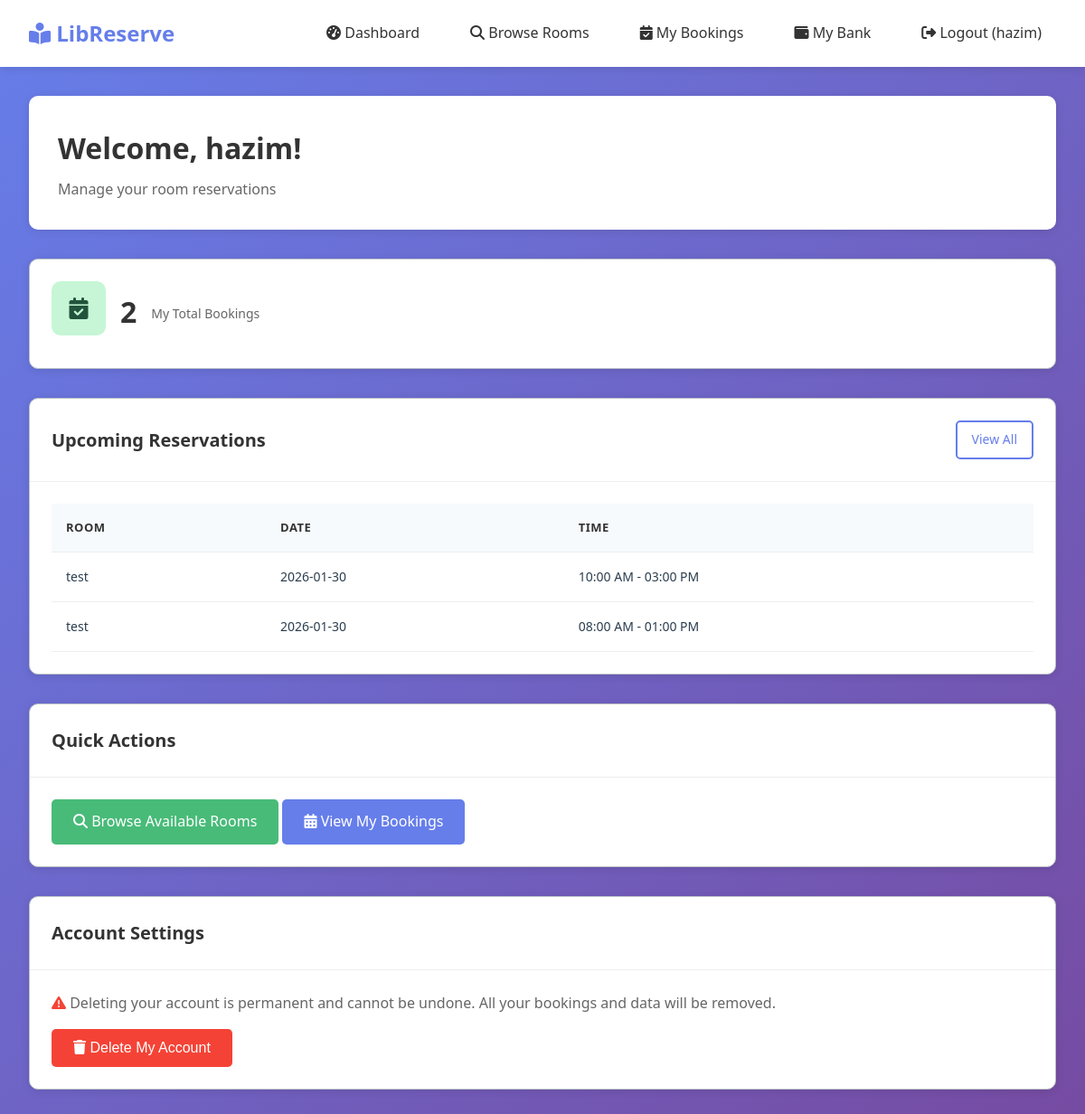
Screenshot of /patron/dashboard (signed in) with the database file from the repository.
### tables this page shows
CREATE TABLE reservations(
        id INTEGER PRIMARY KEY AUTOINCREMENT,
        user_id INTEGER,
        room_id INTEGER,
        date TEXT,
        start_time TEXT,
        end_time TEXT,
        num_people INTEGER,
        status TEXT DEFAULT 'Active'

    , created_at TEXT, updated_at TEXT);

CREATE TABLE rooms(
        id INTEGER PRIMARY KEY AUTOINCREMENT,
        room_name TEXT,
        capacity INTEGER
    , price_per_hour REAL DEFAULT 0.0, status TEXT DEFAULT 'available', created_at TEXT, updated_at TEXT);

### app.py (the view)
@app.route('/patron/dashboard')
def patron_dashboard():
    if 'user_id' not in session or session.get('role') not in ['student', 'patron']:
        return redirect(url_for('login'))
    conn = connect_db()
    cur = conn.cursor()
    cur.execute("SELECT COUNT(*) as total FROM reservations WHERE user_id = ?", (session['user_id'],))
    total_bookings = cur.fetchone()['total']
    cur.execute("""
        SELECT r.*, rm.room_name, rm.price_per_hour
        FROM reservations r
        JOIN rooms rm ON r.room_id = rm.id
        WHERE r.user_id = ? AND r.status IN ('Confirmed', 'Pending')
        ORDER BY r.date DESC, r.start_time DESC
        LIMIT 5
    """, (session['user_id'],))
    upcoming_bookings = cur.fetchall()
    cur.execute("SELECT balance FROM bank WHERE user_id=?", (session['user_id'],))
    balance_row = cur.fetchone()
    balance = balance_row['balance'] if balance_row else 0
    conn.close()
    return render_template('patron/dashboard.html',
                         total_bookings=total_bookings,
                         upcoming_bookings=upcoming_bookings,
                         balance=balance)

### app.py (called while the page is built)
def connect_db():
    conn = sqlite3.connect(DB)
    conn.row_factory = sqlite3.Row
    return conn

### templates/patron/dashboard.html (shortened to what this page needs)
{% extends 'base.html' %}
{% block content %}
<div class="page-header">
    <h1 class="page-title">Welcome, {{ session.username }}!</h1>
    <p class="page-subtitle">Manage your room reservations</p>
</div>
<div class="stats-grid">
    <div class="stat-card">
        <div class="stat-icon green">
            <i class="fas fa-calendar-check"></i>
        </div>
        <div class="stat-value">{{ total_bookings }}</div>
        <div class="stat-label">My Total Bookings</div>
    </div>
</div>
<div class="card">
    <div class="card-header">
        <h3 class="card-title">Upcoming Reservations</h3>
        <a href="{{ url_for('patron_my_bookings') }}" class="btn btn-outline btn-sm">
            View All
        </a>
    </div>
    <div class="card-body">
        {% if upcoming_bookings %}
        <div class="table-container">
            <table>
                <thead>
                    <tr>
                        <th>Room</th>
                        <th>Date</th>
                        <th>Time</th>
                    </tr>
                </thead>
                <tbody>
                    {% for booking in upcoming_bookings %}
                    <tr>
                        <td>{{ booking.room_name }}</td>
                        <td>{{ booking.date }}</td>
                        <td>{{ booking.start_time }} - {{ booking.end_time }}</td>
                    </tr>
                    {% endfor %}
                </tbody>
            </table>
        </div>
        {% endif %}
    </div>
</div>
<div class="card">
    <div class="card-header">
        <h3 class="card-title">Quick Actions</h3>
    </div>
    <div class="card-body">
        <a href="{{ url_for('patron_rooms') }}" class="btn btn-success">
            <i class="fas fa-search"></i> Browse Available Rooms
        </a>
        <a href="{{ url_for('patron_my_bookings') }}" class="btn btn-primary">
            <i class="fas fa-calendar-alt"></i> View My Bookings
        </a>
    </div>
</div>
<div class="card">
    <div class="card-header">
        <h3 class="card-title">Account Settings</h3>
    </div>
    <div class="card-body">
        <form id="deleteAccountForm" action="{{ url_for('patron_delete_account') }}" method="POST"
            onsubmit="return confirmDelete()">
            <p style="margin-bottom: 15px; color: #666;">
                <i class="fas fa-exclamation-triangle" style="color: #f44336;"></i>
                Deleting your account is permanent and cannot be undone. All your bookings and data will be removed.
            </p>
            <button type="submit" class="btn" style="background-color: #f44336; color: white;">
                <i class="fas fa-trash"></i> Delete My Account
            </button>
        </form>
    </div>
</div>
{% endblock %}

### static/css/style.css (style rules this page uses)
* { margin: 0; padding: 0; box-sizing: border-box; }
:root { --navy: #2C3E50; --navy-dark: #1a252f; --navy-light: #34495E; --light-grey: #ECF0F1; --grey: #BDC3C7; --dark-grey: #7F8C8D; --success-green: #27AE60; --success-dark: #1E8449; --error-red: #E74C3C; --warning-orange: #F39C12; --white: #FFFFFF; }
body { font-family: 'Segoe UI', 'Roboto', 'Helvetica Neue', Arial, sans-serif; background-color: var(--light-grey); color: var(--navy); line-height: 1.6; }
.page-header { margin-bottom: 24px; }
.page-title { font-size: 24px; font-weight: 600; color: var(--navy); margin-bottom: 4px; }
.page-subtitle { font-size: 14px; color: var(--dark-grey); }
.card { background-color: var(--white); border: 1px solid var(--grey); border-radius: 4px; margin-bottom: 20px; }
.card-header { padding: 16px 20px; border-bottom: 1px solid var(--grey); display: flex; justify-content: space-between; align-items: center; }
.card-title { font-size: 16px; font-weight: 600; color: var(--navy); }
.card-body { padding: 20px; }
.stats-grid { display: grid; grid-template-columns: repeat(auto-fit, minmax(200px, 1fr)); gap: 20px; margin-bottom: 24px; }
.stat-card { background-color: var(--white); border: 1px solid var(--grey); border-radius: 4px; padding: 20px; }
.stat-icon { width: 48px; height: 48px; border-radius: 4px; display: flex; align-items: center; justify-content: center; font-size: 20px; margin-bottom: 12px; }
.stat-icon.green { background-color: var(--success-green); color: var(--white); }
.stat-value { font-size: 28px; font-weight: 700; color: var(--navy); line-height: 1; margin-bottom: 4px; }
.stat-label { font-size: 14px; color: var(--dark-grey); }
.table-container { overflow-x: auto; }
table { width: 100%; border-collapse: collapse; }
th, td { padding: 12px 16px; text-align: left; border-bottom: 1px solid var(--grey); }
th { background-color: var(--light-grey); font-weight: 600; font-size: 13px; text-transform: uppercase; letter-spacing: 0.5px; color: var(--navy); }
td { font-size: 14px; }
.btn { display: inline-flex; align-items: center; gap: 8px; padding: 10px 16px; font-size: 14px; font-weight: 500; text-decoration: none; border: 1px solid transparent; border-radius: 4px; cursor: pointer; transition: all 0.2s ease; }
.btn-primary { background-color: var(--navy); color: var(--white); border-color: var(--navy); }
.btn-success { background-color: var(--success-green); color: var(--white); border-color: var(--success-green); }
.btn-outline { background-color: transparent; color: var(--navy); border-color: var(--grey); }
.btn-sm { padding: 6px 12px; font-size: 13px; }

### rows the page displays
reservations: room_name "test", date "2026-01-30", start_time "10:00 AM", end_time "03:00 PM"
reservations: room_name "test", date "2026-01-30", start_time "08:00 AM", end_time "01:00 PM"

### other values shown
{{ session.username }} "hazim"
{{ total_bookings }} "2"
